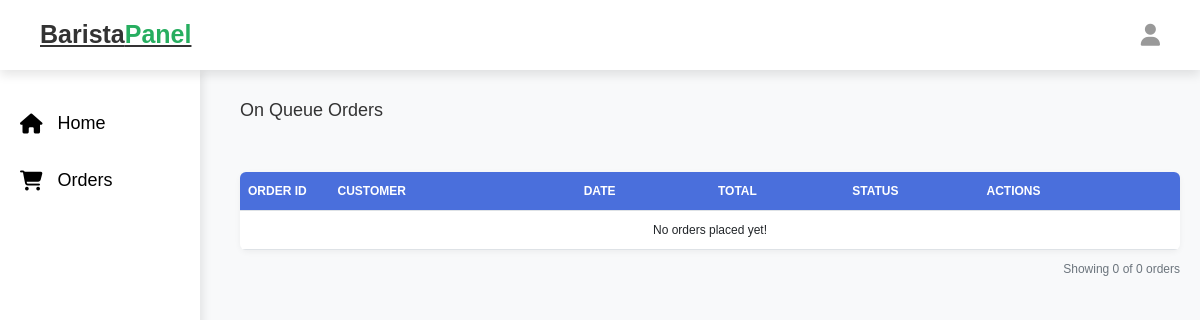
The page /barista_take_order.php (signed in) on the database as committed earlier.
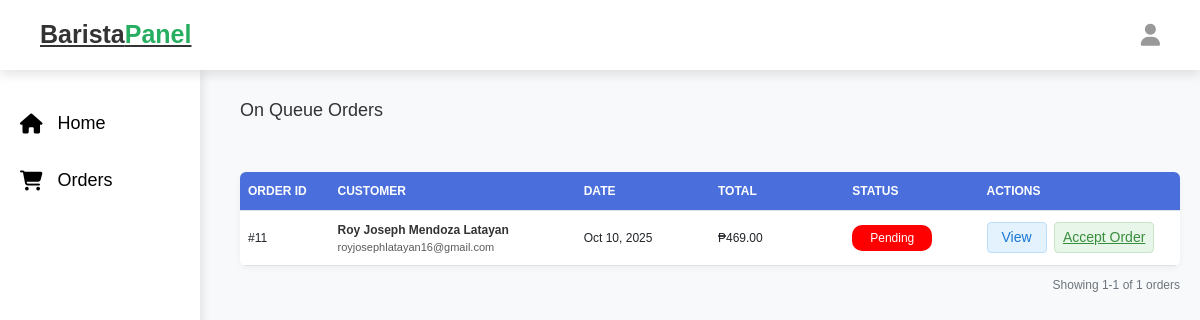
The same page on the database as committed later.
### tables this page shows
CREATE TABLE `orders` (
  `id` int NOT NULL,
  `user_id` int NOT NULL,
  `name` varchar(100) NOT NULL,
  `number` varchar(12) NOT NULL,
  `email` varchar(100) NOT NULL,
  `method` varchar(50) NOT NULL,
  `address` varchar(500) DEFAULT NULL,
  `status` enum('pending','received','preparing','pick-up','on the way','completed') NOT NULL DEFAULT 'pending',
  `type` enum('coffee','religious') NOT NULL,
  `delivery_fee` int NOT NULL,
  `updated_by_cashier` text,
  `updated_by_barista` text,
  `receipt` varchar(255) DEFAULT NULL,
  `is_walk_in` tinyint(1) NOT NULL DEFAULT '0',
  `placed_on` timestamp NOT NULL DEFAULT CURRENT_TIMESTAMP ON UPDATE CURRENT_TIMESTAMP,
  `created_at` timestamp NULL DEFAULT CURRENT_TIMESTAMP,
  `updated_at` timestamp NULL DEFAULT CURRENT_TIMESTAMP ON UPDATE CURRENT_TIMESTAMP
);

### helpers/FormatHelper.php (called while the page is built, shortened)
<?php
require_once 'enums/OrderStatusEnum.php';
class FormatHelper
{
    public static function formatOrders($orders, \PDO $conn): array
    {
        $formatted_orders = [];
        foreach ($orders as $order) {
            $formatted_orders[] = [
                'order_id' => $order['order_id'],
                'name' => htmlspecialchars($order['name']),
                'number' => htmlspecialchars($order['number'] ?? ''),
                'email' => htmlspecialchars($order['email']),
                'method' => htmlspecialchars($order['method']),
                'address' => htmlspecialchars($order['address'] ?? ''),
                'placed_on' => date('M d, Y', strtotime($order['placed_on'])),
                'type' => htmlspecialchars($order['type']),
                'delivery_fee' => number_format((int) $order['delivery_fee'], 2) ?? 0,
                'receipt' => htmlspecialchars($order['receipt'] ?? ''),
                'status' => [
                    'value' => htmlspecialchars($order['status']),
                    'label' => OrderStatusEnum::from($order['status'])->label(),
                    'color' => OrderStatusEnum::from($order['status'])->color()
                ],
                'total_price' => number_format((int) $order['total_price'], 2),
                'products' => array_filter(array_map(function ($product_id) use ($conn, $order) {
                    $select_product = $conn->prepare("SELECT * FROM `products` WHERE id = ?");
                    $select_product->execute([$product_id]);
                    $product = $select_product->fetch(\PDO::FETCH_ASSOC);
                    $select_order_product = $conn->prepare("SELECT * FROM `order_products` WHERE order_id = ? AND product_id = ?");
                    $select_order_product->execute([$order['order_id'], $product_id]);
                    $order_product = $select_order_product->fetch(\PDO::FETCH_ASSOC);
                    $product['quantity'] = $order_product['quantity'];
                    $product['subtotal'] = $order_product['subtotal'];
                    if ($product['type'] === 'religious' || $product['type'] === 'coffee') {
                        return [
                            'id' => $product['id'],
                            'name' => htmlspecialchars($product['name'] ?? '', ENT_QUOTES, 'UTF-8'),
                            'quantity' => htmlspecialchars($product['quantity'] ?? '0', ENT_QUOTES, 'UTF-8'),
                            'price' => number_format($product['price'] ?? 0, 2),
                            'subtotal' => number_format($product['subtotal'] ?? 0, 2),
                            'cup_sizes' => json_decode($order_product['cup_sizes'] ?? '[]', true) ?: [],
                            'ingredients' => $product['type'] === 'coffee' ? array_map(function ($ingredient) {
                                return [
                                    'name' => htmlspecialchars($ingredient['name'] ?? '', ENT_QUOTES, 'UTF-8'),
                                    'level' => htmlspecialchars($ingredient['level'] ?? '', ENT_QUOTES, 'UTF-8')
                                ];
                            }, json_decode($order_product['ingredients'] ?? '[]', true) ?: []) : [],
                            'add_ons' => $product['type'] === 'coffee' ? array_map(function ($addOn) {
                                return [
                                    'name' => htmlspecialchars($addOn['name'] ?? '', ENT_QUOTES, 'UTF-8'),
                                    'price' => number_format($addOn['price'] ?? 0, 2)
                                ];
                            }, json_decode($order_product['add_ons'] ?? '[]', true) ?: []) : [],
                        ];
                    }
                    return null;
                }, explode(',', $order['product_ids'])))
            ];
            usort($formatted_orders, function ($a, $b) {
                return $a['order_id'] <=> $b['order_id'];
            });
        }
        return $formatted_orders;
    }
}

### enums/OrderStatusEnum.php (called while the page is built, shortened)
<?php
enum OrderStatusEnum: string
{
    public function label(): string
    {
        return match ($this) {
            self::Pending => 'Pending',
            self::Preparing => 'Preparing',
            self::PickUp => 'Pick-Up',
            self::OnTheWay => 'On The Way',
            self::Completed => 'Completed',
        };
    }
    public function color(): string
    {
        return match ($this) {
            self::Pending => '#FF0000',
            self::Preparing => '#FFFF00',
            self::PickUp => '#FFA500',
            self::OnTheWay => '#0000FF',
            self::Completed => '#008000',
        };
    }
}

### barista_take_order.php (the view, shortened to what this page needs)
<?php
@include 'config.php';
require_once 'enums/OrderStatusEnum.php';
require_once 'helpers/FormatHelper.php';
$pendingStatus = OrderStatusEnum::Pending;
$select_orders = $conn->prepare("
    SELECT
        o.id AS order_id,
        o.name,
        o.email,
        o.placed_on,
        o.status,
        o.address,
        o.type,
        o.receipt,
        o.method,
        o.number,
        o.delivery_fee,
        GROUP_CONCAT(op.product_id) AS product_ids,
        (SELECT SUM(op2.subtotal) FROM `order_products` op2 WHERE op2.order_id = o.id) AS total_price
    FROM `orders` o
    LEFT JOIN `order_products` op ON o.id = op.order_id
    WHERE o.status = ? AND o.type = 'coffee'
    GROUP BY o.id
");
$select_orders->execute([$pendingStatus->value]);
$orders = $select_orders->fetchAll(PDO::FETCH_ASSOC);
$orders = FormatHelper::formatOrders($orders, $conn);
?>
<!DOCTYPE html>
<html lang="en">
<head>
    <link rel="stylesheet" href="https://cdnjs.cloudflare.com/ajax/libs/font-awesome/6.1.1/css/all.min.css">
    <link rel="stylesheet" href="https://cdn.jsdelivr.net/npm/bootstrap@5.3.0/dist/css/bootstrap.min.css">
    <link rel="stylesheet" href="css/admin_style.css">
</head>
<body>
    <?php include 'barista_header.php'; ?>
    <div class="admin-container">
        <div class="d-flex justify-content-between align-items-center mb-3">
            <h2 class="mb-0" style="font-size: 18px;">On Queue Orders</h2>
        </div>
        <div class="card">
            <div class="table-responsive">
                <table class="table table-hover">
                    <thead>
                        <tr>
                            <th style="width: 8%">ORDER ID</th>
                            <th style="width: 22%">CUSTOMER</th>
                            <th style="width: 12%">DATE</th>
                            <th style="width: 12%">TOTAL</th>
                            <th style="width: 12%">STATUS</th>
                            <th style="width: 18%">ACTIONS</th>
                        </tr>
                    </thead>
                    <tbody>
                        <?php if (!empty($orders)): ?>
                            <?php foreach ($orders as $order): ?>
                                <?php
                                $order_date = date('M d, Y', strtotime($order['placed_on']));
                                ?>
                                <tr data-id="<?= $order['order_id'] ?>" data-status="<?= $order['status']['value'] ?>"
                                    data-date="<?= date('Y-m-d', strtotime($order['placed_on'])) ?>">
                                    <td>#<?= $order['order_id'] ?></td>
                                    <td>
                                        <div class="fw-semibold" style="font-size: 12px;">
                                            <?= htmlspecialchars($order['name']) ?>
                                        </div>
                                        <div class="text-muted" style="font-size: 11px;">
                                            <?= htmlspecialchars($order['email']) ?>
                                        </div>
                                    </td>
                                    <td><?= $order_date ?></td>
                                    <td>₱<?= number_format((float) str_replace(',', '', $order['total_price']), 2) ?></td>
                                    <td>
                                        <span class="status-badge"
                                            style="background-color: <?= $order['status']['color'] ?>; color: white;">
                                            <?= $order['status']['label'] ?>
                                        </span>
                                    </td>
                                    <td>
                                        <button class="action-btn btn-view" data-bs-toggle="modal"
                                            data-bs-target="#viewOrderModal-<?= $order['order_id'] ?>">
                                            View
                                        </button>
                                        <a class="action-btn btn-update"
                                            href="barista_take_order.php?id=<?= $order['order_id'] ?>">
                                            Accept Order
                                        </a>
                                    </td>
                                </tr>
                            <?php endforeach; ?>
                        <?php else: ?>
                            <tr>
                                <td colspan="6" class="empty-orders">No orders placed yet!</td>
                            </tr>
                        <?php endif; ?>
                    </tbody>
                </table>
            </div>
        </div>
        <div class="pagination-info">
            Showing <?= !empty($orders) ? '1-' . count($orders) : '0' ?> of <?= count($orders) ?> orders
        </div>
    </div>
</body>
</html>

### barista_header.php (shortened to what this page needs)
<!DOCTYPE html>
<html lang="en">
<head>
   <link rel="stylesheet" href="css/admin_header.css">
</head>
<body>
   <header class="header">
      <div class="flex">
         <a href="barista_page.php" class="logo">Barista<span>Panel</span></a>
         <div class="icons">
            <div id="user-btn" class="fas fa-user"></div>
         </div>
      </div>
   </header>
   <?php include 'barista_sidebar.php'; ?>
</body>
</html>

### barista_sidebar.php (shortened to what this page needs)
<!DOCTYPE html>
<html lang="en">
<head>
   <link rel="stylesheet" href="css/admin_sidebar.css">
</head>
<body>
<aside class="sidebar">
   <nav class="navbar">
      <a href="barista_page.php"><i class="fas fa-home"></i> Home</a>
      <div class="dropdown menu-section">
         <a href="#" class="dropdown-btn"><i class="fas fa-shopping-cart"></i> Orders</a>
      </div>
   </nav>
</aside>
</body>
</html>

### css/admin_header.css (style rules this page uses)
.header { width: 100%; height: 70px; background-color: white; color: #fff; display: flex; align-items: center; justify-content: space-between; padding: 0 20px; position: fixed; top: 0; left: 0; z-index: 1001; }
.header .logo { font-size: 24px; font-weight: bold; color: #333; }
.header .logo span { color: #0f0; }
.header .icons { display: flex; align-items: center; gap: 15px; }
.header .icons #user-btn { font-size: 22px; cursor: pointer; color: #999; }
.flex { width: 100%; display: flex; justify-content: space-between; align-items: center; }

### css/admin_sidebar.css (style rules this page uses)
.sidebar { width: 200px; height: calc(100vh - 70px); background-color: white; color: #000; position: fixed; top: 70px; left: 0; display: flex; flex-direction: column; padding-top: 20px; box-shadow: 2px 0 10px rgba(0, 0, 0, 0.1); z-index: 1000; }
.sidebar .navbar a { color: #000; text-decoration: none; padding: 15px 20px; display: flex; align-items: center; font-size: 18px; transition: background 0.3s, padding-left 0.3s; }
.sidebar .navbar a i { margin-right: 15px; font-size: 20px; color: #000; }
.menu-section { margin-bottom: 15px; display: block; }
.dropdown-btn i { color: darkgreen; }
.sidebar { max-height: 100vh; overflow-y: auto; scrollbar-width: thin; scrollbar-color: darkgreen #f1f1f1; }

### css/components.css (style rules this page uses)
:root { --green:#27ae60; --orange:#f39c12; --red:#e74c3c; --black:#333; --light-color:#666; --white:#fff; --light-bg:#f6f6f6; --border:.2rem solid var(--black); --box-shadow:0 .5rem 1rem rgba(0,0,0,.1); }
* { font-family: 'Nabla', sans-serif; margin:0; padding:0; box-sizing: border-box; outline: none; border:none; text-decoration: none; color:var(--black); }
body { background-color: var(--light-bg); }
html { font-size: 62.5%; overflow-x: hidden; scroll-behavior: smooth; scroll-padding-top: 6.5rem; }
.header { background: var(--white); position: sticky; top:0; left:0; right:0; z-index: 1000; box-shadow: var(--box-shadow); }
.header .flex { display: flex; align-items: center; justify-content: space-between; padding:2rem; margin: 0 auto; max-width: 1200px; position: relative; }
.header .flex .logo { font-size: 2.5rem; color:var(--black); margin-right: 100px; }
.header .flex .logo span { color:var(--green); }
.header .flex .icons > * { font-size: 2.5rem; color:var(--light-color); cursor: pointer; margin-left: 1.5rem; }

### barista_take_order.php (style rules this page uses)
body { font-family: 'Segoe UI', Tahoma, Geneva, Verdana, sans-serif; background-color: #f8f9fa; font-size: 14px; }
.admin-container { margin-left: 220px; padding: 20px; margin-top: 80px; }
.card { border-radius: 8px; box-shadow: 0 2px 6px rgba(0, 0, 0, 0.05); border: none; margin-top: 50px; }
.table-responsive { border-radius: 6px; overflow: hidden; }
.table { margin-bottom: 0; width: 100%; table-layout: fixed; }
.table thead th { background-color: #4a6fdc; color: white; font-weight: 600; padding: 10px 8px; font-size: 12px; white-space: nowrap; }
.table tbody td { padding: 10px 8px; vertical-align: middle; font-size: 12px; word-wrap: break-word; }
.status-badge { padding: 4px 8px; border-radius: 10px; font-size: 12px; font-weight: 500; display: inline-block; min-width: 80px; text-align: center; }
.action-btn { padding: 4px 8px; border-radius: 4px; font-size: 14px; margin-right: 4px; display: inline-block; text-align: center; min-width: 60px; border: 1px solid transparent; cursor: pointer; }
.btn-view { background-color: #e3f2fd; color: #1976d2; border-color: #bbdefb; }
.btn-update { background-color: #e8f5e9; color: #388e3c; border-color: #c8e6c9; }
.pagination-info { font-size: 12px; color: #6c757d; margin-top: 10px; text-align: right; }
.empty-orders { padding: 20px; font-size: 14px; text-align: center; color: #666; }

Rows that differ between the two databases and show on the page:
added orders: id "11", name "Roy Joseph Mendoza Latayan", email "royjosephlatayan16@gmail.com", order_date "Oct 10, 2025", total_price "469.00", label "Pending"
Other text that changed with them:
count($orders): (not shown) → "1"
count($orders): "0" → "1"
text no longer shown: "No orders placed yet! 0"
text now shown: "1-"
